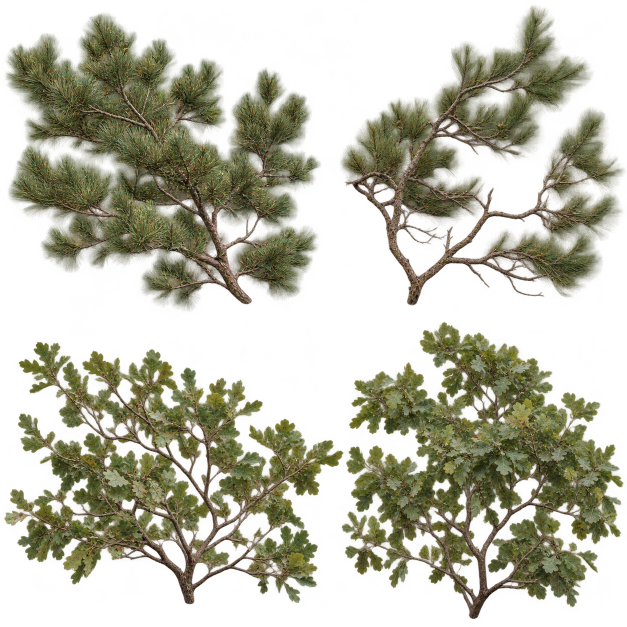
#> input picture assets/foliage/branches-original.png, 1254 x 1254 px (shown at 1/2 size)
$ python prepare-foliage-assets.py
#> lines starting #> are read from the running program, lines starting #| are printed output that depends on the picture
"""Encode game foliage + original bark, without game/build dependencies.

Authoring dependencies: NumPy and Pillow. The generated branch image is kept
unchanged in assets/foliage; only size and encoding change in its runtime copy.
"""
from pathlib import Path
import numpy as np
from PIL import Image

ROOT = Path(__file__).resolve().parents[1]
RUNTIME = ROOT / 'assets/runtime'
source = Image.open(ROOT / 'assets/foliage/branches-original.png').convert('RGBA')
#> source is the input picture: PIL image 1254x1254 RGBA; mean R, G, B, A 55.7, 54.6, 32.1, 103.7
source.resize((768, 768), Image.Resampling.LANCZOS).save(
    RUNTIME / 'foliage_branches.webp', quality=87, method=6, exact=True, alpha_quality=100)
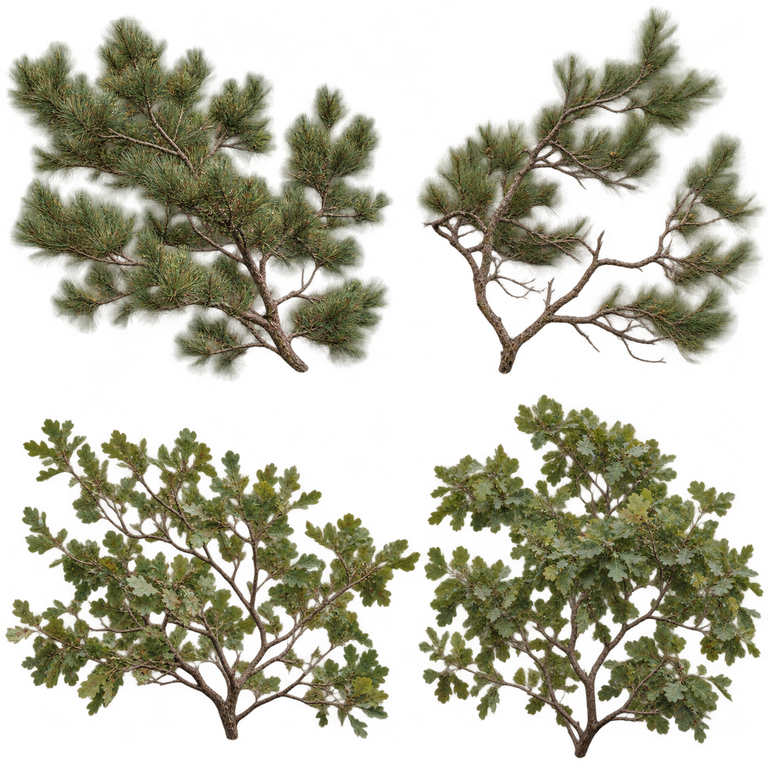
#> saved as foliage_branches.webp: PIL image 768x768 RGBA; mean R, G, B, A 55.2, 54.1, 31.8, 103.7; transparent parts drawn white

# Deterministic tileable bark: displaced vertical ridges, fissures, mottled
# raised scales and weathered gray-brown fibers. It doubles as the bump map.
rng = np.random.default_rng(15442)
W, H = 256, 512
y, x = np.mgrid[0:H, 0:W]
def noise(nx, ny):
    grid = rng.random((ny, nx))
    px, py = x / W * nx, y / H * ny
    ix, iy = np.floor(px).astype(int), np.floor(py).astype(int)
    fx, fy = px - ix, py - iy
    fx, fy = fx*fx*(3-2*fx), fy*fy*(3-2*fy)
    return ((grid[iy % ny, ix % nx]*(1-fx)+grid[iy % ny, (ix+1) % nx]*fx)*(1-fy)
            +(grid[(iy+1) % ny, ix % nx]*(1-fx)+grid[(iy+1) % ny, (ix+1) % nx]*fx)*fy)
warp = noise(7, 4)
phase = x/W*18 + (warp-.5)*1.4
ridge = np.abs(np.sin(phase*np.pi))**.38
split = np.clip((ridge-.28)*1.6, 0, 1)
scale = noise(26, 12)*.6+noise(63, 41)*.25+noise(151, 173)*.15
fibre = noise(93, 7)
height = .17+.51*split+.17*scale+.07*fibre
fleck = np.clip((noise(34, 59)-.5)*.7, -.16, .16)
rgb = np.stack([(height+fleck)*136+32,(height+fleck)*124+32,(height+fleck)*102+31],axis=2)
Image.fromarray(np.uint8(np.clip(rgb,0,255)), 'RGB').save(RUNTIME / 'bark_color.webp', quality=87, method=6)
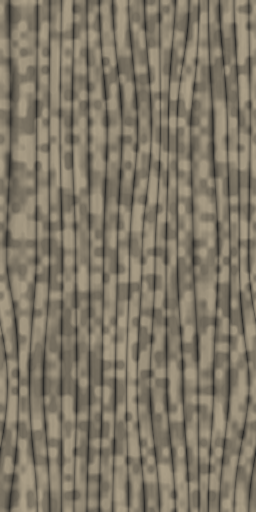
#> saved as bark_color.webp: PIL image 256x512 RGB; mean R, G, B 126.8, 118.4, 102

# The original CC0 scan already includes a physical normal map. Preserve its
# vector directions when resampling into the compact runtime texture.
normal = Image.open(ROOT / 'assets/realism/sandstone_cracks_nor_gl_1k.jpg').resize((384,384),Image.Resampling.LANCZOS)
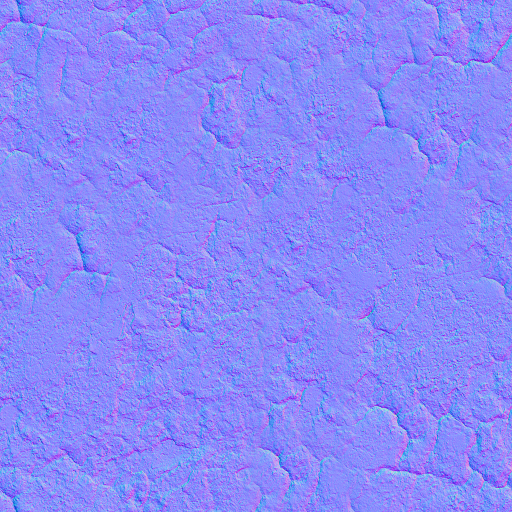
#> input picture assets/realism/sandstone_cracks_nor_gl_1k.jpg, 1024 x 1024 px (shown at 1/2 size)
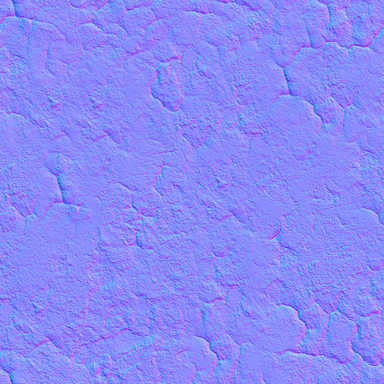
#> normal: PIL image 384x384 RGB; mean R, G, B 137.5, 138.2, 248.8
v = np.asarray(normal).astype(float)/127.5-1
v /= np.maximum(np.linalg.norm(v,axis=2,keepdims=True),1e-5)
Image.fromarray(np.uint8(np.clip((v+1)*127.5,0,255)), 'RGB').save(RUNTIME / 'sandstone_normal.webp',quality=88,method=6)
for file in ['foliage_branches.webp','bark_color.webp','sandstone_normal.webp']:
#> (the run stopped early here; a loop or call above may not have finished)
